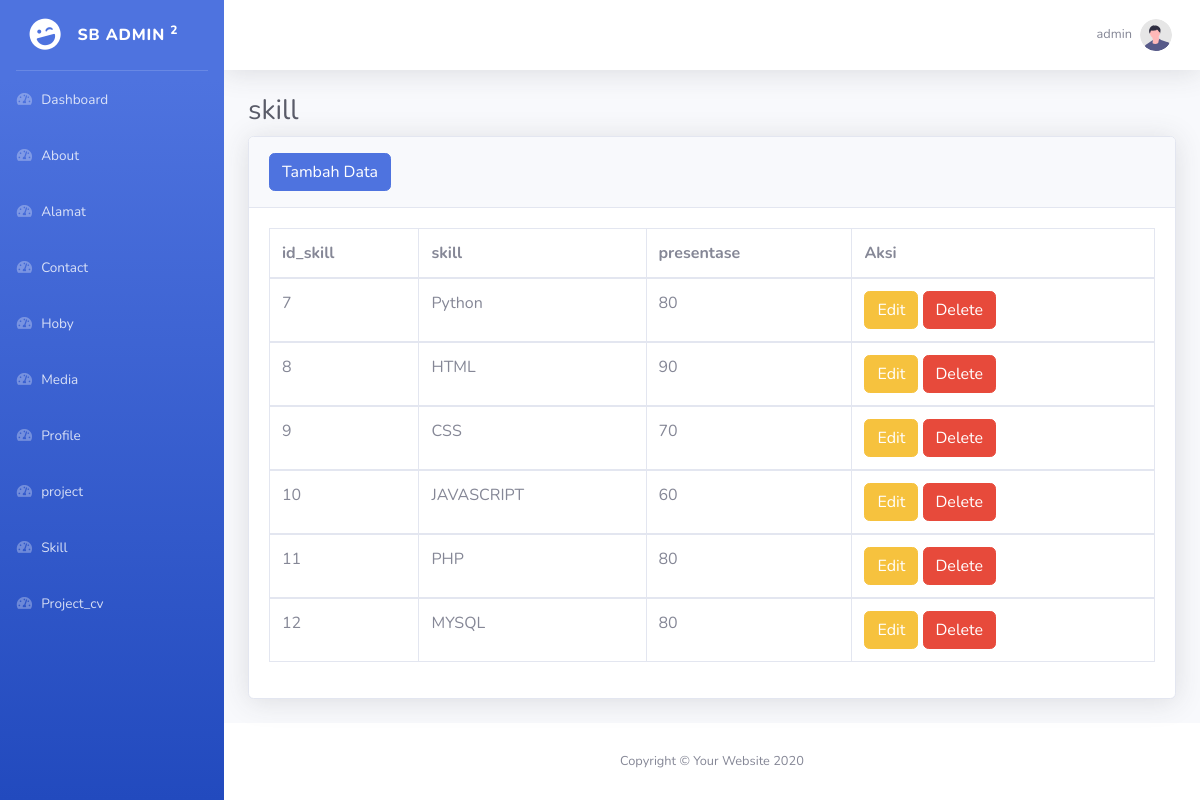
The page /admin/index.php?page=view_skill (signed in) on the database its author committed.
### tables this page shows
CREATE TABLE `skill` (
  `id_skill` int(11) NOT NULL,
  `skill` varchar(100) NOT NULL,
  `presentase` int(100) NOT NULL
);

### admin/pages/skill/view_skill.php (the view)
<div class="container-fluid">
<h1 class="h3 mb-2 text-gray-800">skill</h1>
<div class="card shadow mb-4">
        <div class="card-header py-3">
            <a href="index.php?page=tambah_skill" class="btn btn-primary"> Tambah Data</a>
        </div>
    <div class="card-body">
        <div class="table-responsive">
            <table class="table table-bordered" id="dataTable" width="100%" cellspacing="0">
                <thead>
                    <tr>
                        <th>id_skill</th>
                        <th>skill</th>
                        <th>presentase</th>
                        <th colspan="2">Aksi</th>
                    </tr>
                </thead>
                <tbody>
                    <?php
                        include "include/konek.php";
                        $query = "SELECT * FROM skill";
                        $result = mysqli_query($konek, $query) or die(mysqli_error($konek));
                        while ($row = mysqli_fetch_array($result)) {
                     ?>
                        <tr>
                            <td><?= $row['id_skill']?></td>
                            <td><?= $row['skill']?></td>
                            <td><?= $row['presentase']?></td>
                            <td>
                                <a href="index.php?page=edit_skill&id_skill=<?= $row['id_skill']?>" class= "btn btn-warning">Edit</a>
                                <a href="pages/skill/aksi/aksi_hapus.php?id_skill=<?=$row['id_skill']?>" class="btn btn-danger" onclick="return confirm('Apakah anda yakin')">Delete</a>
                            </td>
                        </tr>
                </tbody>
                    <?php } ?>
            </table>
        </div>
    </div>
</div>
</div>

### rows shown on the page
skill: id_skill "7", skill "Python", presentase "80"
skill: id_skill "8", skill "HTML", presentase "90"
skill: id_skill "9", skill "CSS", presentase "70"
skill: id_skill "10", skill "JAVASCRIPT", presentase "60"
skill: id_skill "11", skill "PHP", presentase "80"
skill: id_skill "12", skill "MYSQL", presentase "80"

### other values the page prints
$_SESSION['username'] "admin"
